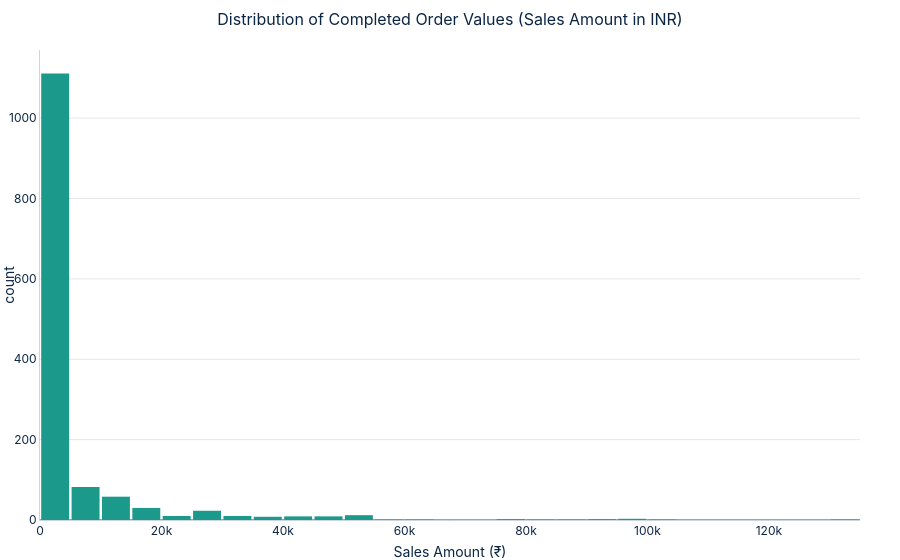
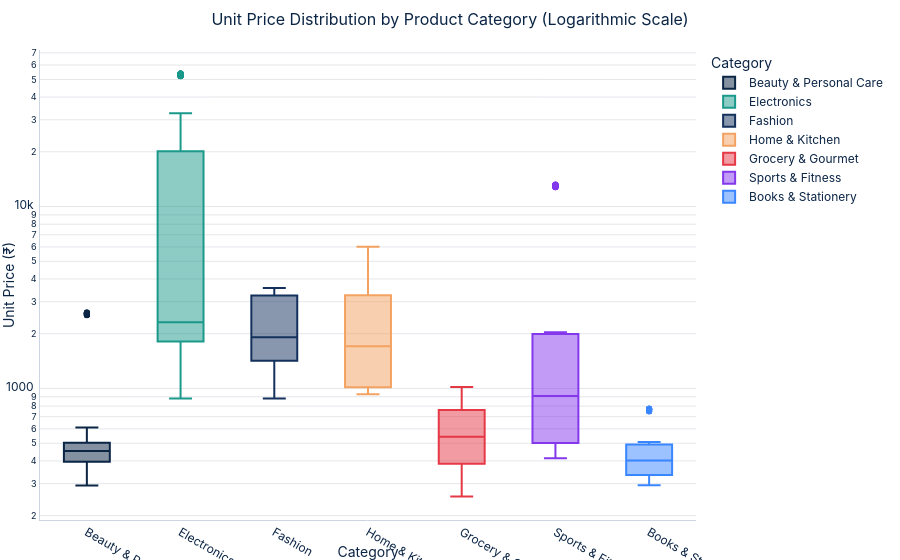

These figures' notebook cell, in order:
### Markdown cell above
## 2. Numerical Distributions

Analysis of unit order volume (`quantity_sold`), pricing tiers (`unit_price`), promotional discount intensity (`discount_percent`), and order value (`sales_amount`).

### Code cell
# 2.1 Distribution summary statistics
comp = completed_orders(df)
dist_summary = comp[["quantity_sold", "unit_price", "discount_percent", "sales_amount"]].describe().T
display(dist_summary[["mean", "std", "min", "25%", "50%", "75%", "max"]].round(2))

# 2.2 Visualizing distributions with Plotly
fig_dist = px.histogram(
    comp,
    x="sales_amount",
    nbins=40,
    title="Distribution of Completed Order Values (Sales Amount in INR)",
    labels={"sales_amount": "Sales Amount (₹)", "count": "Order Count"},
    color_discrete_sequence=[THEME_COLORS["teal"]],
)
fig_dist.update_layout(bargap=0.08)
fig_dist.show()

fig_box = px.box(
    comp,
    x="product_category",
    y="unit_price",
    color="product_category",
    title="Unit Price Distribution by Product Category (Logarithmic Scale)",
    labels={"unit_price": "Unit Price (₹)", "product_category": "Category"},
    log_y=True,
    color_discrete_sequence=[THEME_COLORS["navy"], THEME_COLORS["teal"], THEME_COLORS["blue"], THEME_COLORS["amber"], THEME_COLORS["red"], "#8338EC", "#3A86FF"],
)
fig_box.show()

### Figure 1 — Plotly figure (JSON) as saved in the notebook; plotly's stock layout.template omitted (floating-point values rounded to 4 significant figures; data arrays with more than 128 entries replaced by an {"elided": "..."} marker saying what was removed)
{"data": [{"bingroup": "x", "hovertemplate": "Sales Amount (₹)=%{x}<br>count=%{y}<extra></extra>", "legendgroup": "", "marker": {"color": "#1B998B", "pattern": {"shape": ""}}, "name": "", "nbinsx": 40, "orientation": "v", "showlegend": false, "type": "histogram", "x": {"elided": "1375 float values"}, "xaxis": "x", "yaxis": "y"}], "layout": {"bargap": 0.08, "barmode": "relative", "legend": {"tracegroupgap": 0}, "title": {"text": "Distribution of Completed Order Values (Sales Amount in INR)"}, "xaxis": {"anchor": "y", "domain": [0.0, 1.0], "title": {"text": "Sales Amount (₹)"}}, "yaxis": {"anchor": "x", "domain": [0.0, 1.0], "title": {"text": "count"}}}}

### Figure 2 — Plotly figure (JSON) as saved in the notebook; plotly's stock layout.template omitted (floating-point values rounded to 4 significant figures; data arrays with more than 128 entries replaced by an {"elided": "..."} marker saying what was removed)
{"data": [{"alignmentgroup": "True", "hovertemplate": "Category=%{x}<br>Unit Price (₹)=%{y}<extra></extra>", "legendgroup": "Beauty & Personal Care", "marker": {"color": "#0B2545"}, "name": "Beauty & Personal Care", "notched": false, "offsetgroup": "Beauty & Personal Care", "orientation": "v", "showlegend": true, "type": "box", "x": {"elided": "204 str values"}, "x0": " ", "xaxis": "x", "y": {"elided": "204 float values"}, "y0": " ", "yaxis": "y"}, {"alignmentgroup": "True", "hovertemplate": "Category=%{x}<br>Unit Price (₹)=%{y}<extra></extra>", "legendgroup": "Electronics", "marker": {"color": "#1B998B"}, "name": "Electronics", "notched": false, "offsetgroup": "Electronics", "orientation": "v", "showlegend": true, "type": "box", "x": {"elided": "339 str values"}, "x0": " ", "xaxis": "x", "y": {"elided": "339 float values"}, "y0": " ", "yaxis": "y"}, {"alignmentgroup": "True", "hovertemplate": "Category=%{x}<br>Unit Price (₹)=%{y}<extra></extra>", "legendgroup": "Fashion", "marker": {"color": "#13315C"}, "name": "Fashion", "notched": false, "offsetgroup": "Fashion", "orientation": "v", "showlegend": true, "type": "box", "x": {"elided": "212 str values"}, "x0": " ", "xaxis": "x", "y": {"elided": "212 float values"}, "y0": " ", "yaxis": "y"}, {"alignmentgroup": "True", "hovertemplate": "Category=%{x}<br>Unit Price (₹)=%{y}<extra></extra>", "legendgroup": "Home & Kitchen", "marker": {"color": "#F4A261"}, "name": "Home & Kitchen", "notched": false, "offsetgroup": "Home & Kitchen", "orientation": "v", "showlegend": true, "type": "box", "x": {"elided": "223 str values"}, "x0": " ", "xaxis": "x", "y": {"elided": "223 float values"}, "y0": " ", "yaxis": "y"}, {"alignmentgroup": "True", "hovertemplate": "Category=%{x}<br>Unit Price (₹)=%{y}<extra></extra>", "legendgroup": "Grocery & Gourmet", "marker": {"color": "#E63946"}, "name": "Grocery & Gourmet", "notched": false, "offsetgroup": "Grocery & Gourmet", "orientation": "v", "showlegend": true, "type": "box", "x": {"elided": "155 str values"}, "x0": " ", "xaxis": "x", "y": {"elided": "155 float values"}, "y0": " ", "yaxis": "y"}, {"alignmentgroup": "True", "hovertemplate": "Category=%{x}<br>Unit Price (₹)=%{y}<extra></extra>", "legendgroup": "Sports & Fitness", "marker": {"color": "#8338EC"}, "name": "Sports & Fitness", "notched": false, "offsetgroup": "Sports & Fitness", "orientation": "v", "showlegend": true, "type": "box", "x": ["Sports & Fitness", "Sports & Fitness", "Sports & Fitness", "Sports & Fitness", "Sports & Fitness", "Sports & Fitness", "Sports & Fitness", "Sports & Fitness", "Sports & Fitness", "Sports & Fitness", "Sports & Fitness", "Sports & Fitness", "Sports & Fitness", "Sports & Fitness", "Sports & Fitness", "Sports & Fitness", "Sports & Fitness", "Sports & Fitness", "Sports & Fitness", "Sports & Fitness", "Sports & Fitness", "Sports & Fitness", "Sports & Fitness", "Sports & Fitness", "Sports & Fitness", "Sports & Fitness", "Sports & Fitness", "Sports & Fitness", "Sports & Fitness", "Sports & Fitness", "Sports & Fitness", "Sports & Fitness", "Sports & Fitness", "Sports & Fitness", "Sports & Fitness", "Sports & Fitness", "Sports & Fitness", "Sports & Fitness", "Sports & Fitness", "Sports & Fitness", "Sports & Fitness", "Sports & Fitness", "Sports & Fitness", "Sports & Fitness", "Sports & Fitness", "Sports & Fitness", "Sports & Fitness", "Sports & Fitness", "Sports & Fitness", "Sports & Fitness", "Sports & Fitness", "Sports & Fitness", "Sports & Fitness", "Sports & Fitness", "Sports & Fitness", "Sports & Fitness", "Sports & Fitness", "Sports & Fitness", "Sports & Fitness", "Sports & Fitness", "Sports & Fitness", "Sports & Fitness", "Sports & Fitness", "Sports & Fitness", "Sports & Fitness", "Sports & Fitness", "Sports & Fitness", "Sports & Fitness", "Sports & Fitness", "Sports & Fitness", "Sports & Fitness", "Sports & Fitness", "Sports & Fitness", "Sports & Fitness", "Sports & Fitness", "Sports & Fitness", "Sports & Fitness", "Sports & Fitness", "Sports & Fitness", "Sports & Fitness", "Sports & Fitness", "Sports & Fitness", "Sports & Fitness", "Sports & Fitness", "Sports & Fitness", "Sports & Fitness", "Sports & Fitness", "Sports & Fitness", "Sports & Fitness", "Sports & Fitness", "Sports & Fitness", "Sports & Fitness", "Sports & Fitness", "Sports & Fitness", "Sports & Fitness", "Sports & Fitness", "Sports & Fitness", "Sports & Fitness", "Sports & Fitness", "Sports & Fitness", "Sports & Fitness", "Sports & Fitness", "Sports & Fitness", "Sports & Fitness", "Sports & Fitness", "Sports & Fitness", "Sports & Fitness", "Sports & Fitness", "Sports & Fitness", "Sports & Fitness", "Sports & Fitness", "Sports & Fitness", "Sports & Fitness", "Sports & Fitness", "Sports & Fitness", "Sports & Fitness", "Sports & Fitness", "Sports & Fitness", "Sports & Fitness", "Sports & Fitness", "Sports & Fitness", "Sports & Fitness", "Sports & Fitness", "Sports & Fitness", "Sports & Fitness", "Sports & Fitness"], "x0": " ", "xaxis": "x", "y": [1987.0, 910.7, 427.6, 2033.0, 501.1, 1914.0, 496.0, 1875.0, 502.6, 1973.0, 894.0, 13200.0, 500.8, 915.6, 905.2, 489.7, 884.3, 493.7, 1987.0, 2009.0, 12850.0, 904.7, 886.6, 496.8, 904.2, 915.6, 2031.0, 1961.0, 1969.0, 901.5, 506.4, 907.5, 489.5, 2016.0, 1880.0, 496.0, 415.4, 425.7, 12930.0, 909.2, 1911.0, 492.5, 1972.0, 12840.0, 1919.0, 1879.0, 892.9, 1994.0, 909.5, 421.9, 2018.0, 1986.0, 12760.0, 1880.0, 426.2, 12820.0, 1905.0, 1892.0, 427.0, 422.4, 1998.0, 508.3, 905.6, 896.6, 416.2, 2002.0, 420.1, 12850.0, 12850.0, 415.7, 13010.0, 900.9, 887.9, 13200.0, 418.9, 1984.0, 12770.0, 12850.0, 887.5, 895.3, 1995.0, 13240.0, 498.1, 503.9, 497.3, 419.2, 497.4, 2038.0, 900.4, 500.2, 902.9, 500.9, 13090.0, 505.1, 501.0, 1861.0, 501.8, 12810.0, 887.6, 13120.0, 1992.0, 1960.0, 12850.0, 416.5, 1999.0, 898.3, 2000.0, 505.0, 424.1, 497.2, 13180.0, 413.0, 420.5, 1892.0, 13160.0, 1986.0, 503.7, 507.5, 1968.0, 13010.0, 1922.0, 496.8, 495.9, 916.3, 13140.0, 505.9], "y0": " ", "yaxis": "y"}, {"alignmentgroup": "True", "hovertemplate": "Category=%{x}<br>Unit Price (₹)=%{y}<extra></extra>", "legendgroup": "Books & Stationery", "marker": {"color": "#3A86FF"}, "name": "Books & Stationery", "notched": false, "offsetgroup": "Books & Stationery", "orientation": "v", "showlegend": true, "type": "box", "x": ["Books & Stationery", "Books & Stationery", "Books & Stationery", "Books & Stationery", "Books & Stationery", "Books & Stationery", "Books & Stationery", "Books & Stationery", "Books & Stationery", "Books & Stationery", "Books & Stationery", "Books & Stationery", "Books & Stationery", "Books & Stationery", "Books & Stationery", "Books & Stationery", "Books & Stationery", "Books & Stationery", "Books & Stationery", "Books & Stationery", "Books & Stationery", "Books & Stationery", "Books & Stationery", "Books & Stationery", "Books & Stationery", "Books & Stationery", "Books & Stationery", "Books & Stationery", "Books & Stationery", "Books & Stationery", "Books & Stationery", "Books & Stationery", "Books & Stationery", "Books & Stationery", "Books & Stationery", "Books & Stationery", "Books & Stationery", "Books & Stationery", "Books & Stationery", "Books & Stationery", "Books & Stationery", "Books & Stationery", "Books & Stationery", "Books & Stationery", "Books & Stationery", "Books & Stationery", "Books & Stationery", "Books & Stationery", "Books & Stationery", "Books & Stationery", "Books & Stationery", "Books & Stationery", "Books & Stationery", "Books & Stationery", "Books & Stationery", "Books & Stationery", "Books & Stationery", "Books & Stationery", "Books & Stationery", "Books & Stationery", "Books & Stationery", "Books & Stationery", "Books & Stationery", "Books & Stationery", "Books & Stationery", "Books & Stationery", "Books & Stationery", "Books & Stationery", "Books & Stationery", "Books & Stationery", "Books & Stationery", "Books & Stationery", "Books & Stationery", "Books & Stationery", "Books & Stationery", "Books & Stationery", "Books & Stationery", "Books & Stationery", "Books & Stationery", "Books & Stationery", "Books & Stationery", "Books & Stationery", "Books & Stationery", "Books & Stationery", "Books & Stationery", "Books & Stationery", "Books & Stationery", "Books & Stationery", "Books & Stationery", "Books & Stationery", "Books & Stationery", "Books & Stationery", "Books & Stationery", "Books & Stationery", "Books & Stationery", "Books & Stationery", "Books & Stationery", "Books & Stationery", "Books & Stationery", "Books & Stationery", "Books & Stationery", "Books & Stationery", "Books & Stationery", "Books & Stationery", "Books & Stationery", "Books & Stationery", "Books & Stationery", "Books & Stationery", "Books & Stationery", "Books & Stationery", "Books & Stationery", "Books & Stationery", "Books & Stationery", "Books & Stationery", "Books & Stationery", "Books & Stationery"], "x0": " ", "xaxis": "x", "y": [406.2, 379.2, 403.0, 398.1, 398.1, 765.5, 423.6, 297.0, 769.4, 383.6, 767.4, 295.2, 493.2, 383.0, 294.3, 395.6, 301.8, 399.5, 403.6, 334.8, 426.7, 768.3, 753.2, 376.0, 774.8, 386.8, 333.1, 327.4, 299.0, 756.8, 303.4, 412.2, 491.5, 298.7, 504.5, 501.4, 327.6, 418.5, 297.4, 750.2, 423.8, 378.8, 299.9, 296.8, 395.9, 415.8, 506.0, 414.5, 400.6, 375.6, 773.2, 751.0, 497.4, 300.9, 325.8, 328.6, 764.8, 505.0, 379.2, 304.9, 379.8, 299.5, 773.3, 416.4, 402.1, 751.5, 496.6, 774.3, 425.9, 372.7, 335.4, 383.6, 404.8, 773.4, 331.3, 417.7, 425.9, 501.3, 299.0, 328.7, 393.6, 498.0, 380.1, 768.8, 294.4, 387.6, 495.1, 304.1, 412.0, 748.3, 296.7, 421.3, 328.8, 507.7, 395.6, 382.9, 420.5, 498.6, 403.7, 412.7, 380.4, 394.0, 428.2, 383.8, 385.5, 326.8, 423.2, 324.1, 428.4, 422.8, 428.4, 422.4, 373.7, 299.6, 419.5, 392.3], "y0": " ", "yaxis": "y"}], "layout": {"boxmode": "overlay", "legend": {"title": {"text": "Category"}, "tracegroupgap": 0}, "title": {"text": "Unit Price Distribution by Product Category (Logarithmic Scale)"}, "xaxis": {"anchor": "y", "categoryarray": ["Beauty & Personal Care", "Electronics", "Fashion", "Home & Kitchen", "Grocery & Gourmet", "Sports & Fitness", "Books & Stationery"], "categoryorder": "array", "domain": [0.0, 1.0], "title": {"text": "Category"}}, "yaxis": {"anchor": "x", "domain": [0.0, 1.0], "title": {"text": "Unit Price (₹)"}, "type": "log"}}}
